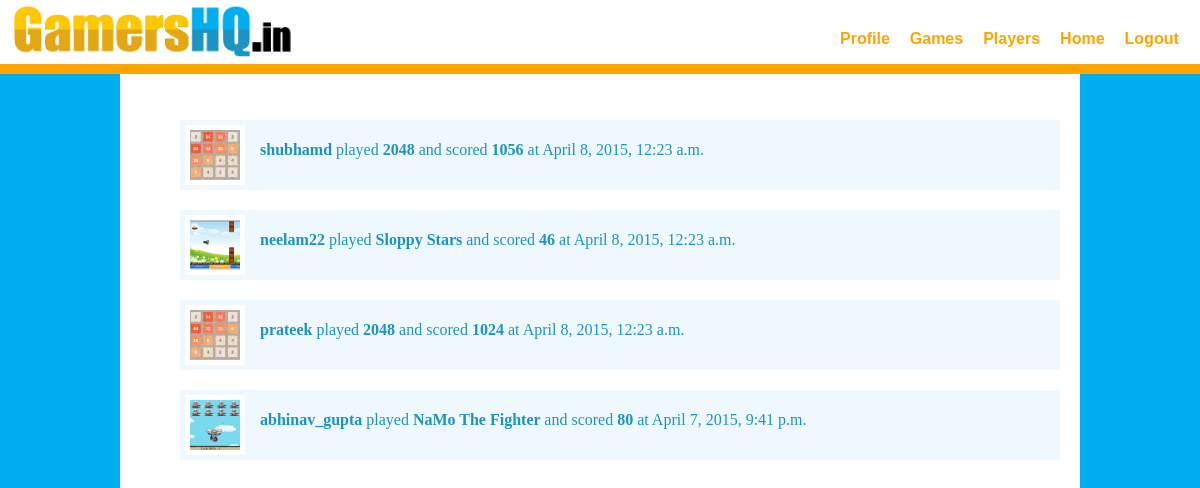
The app's page /feed/, older data.
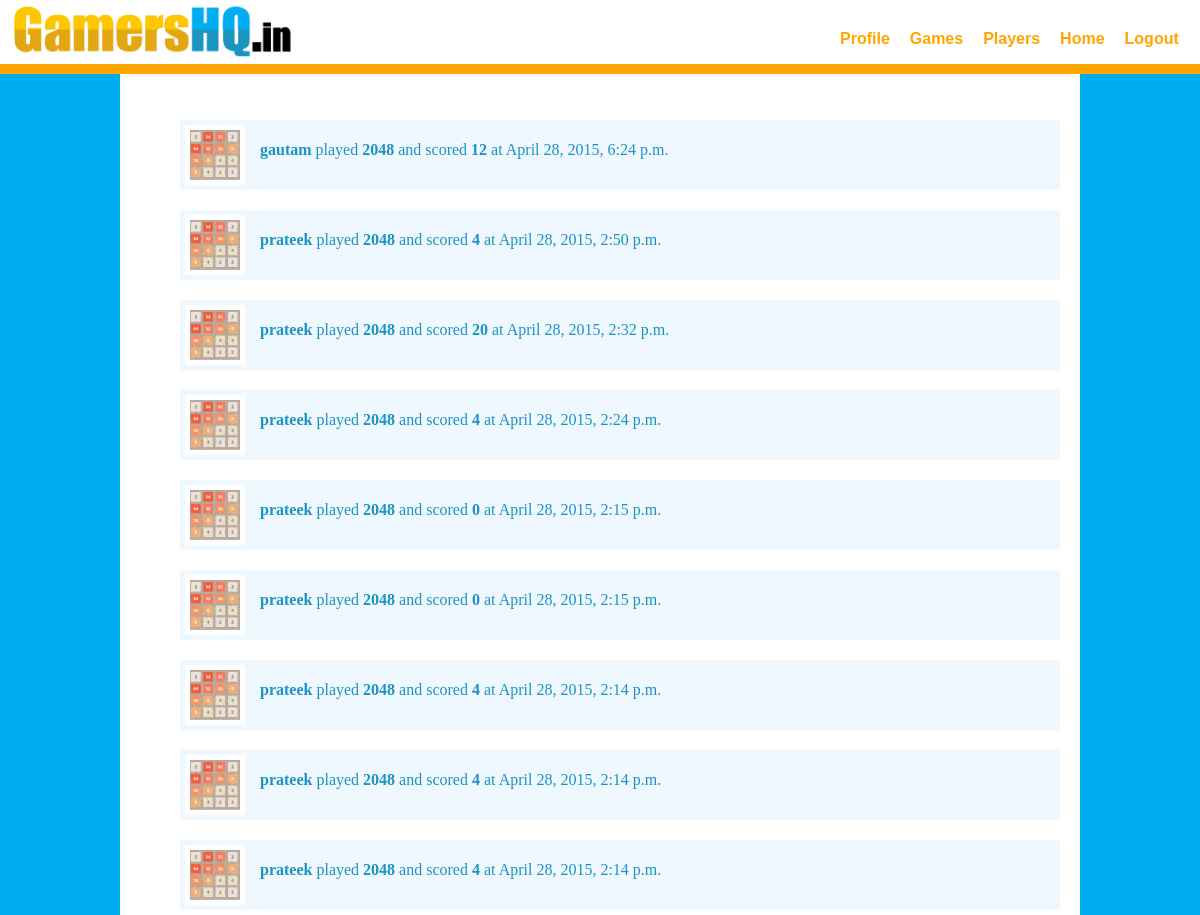
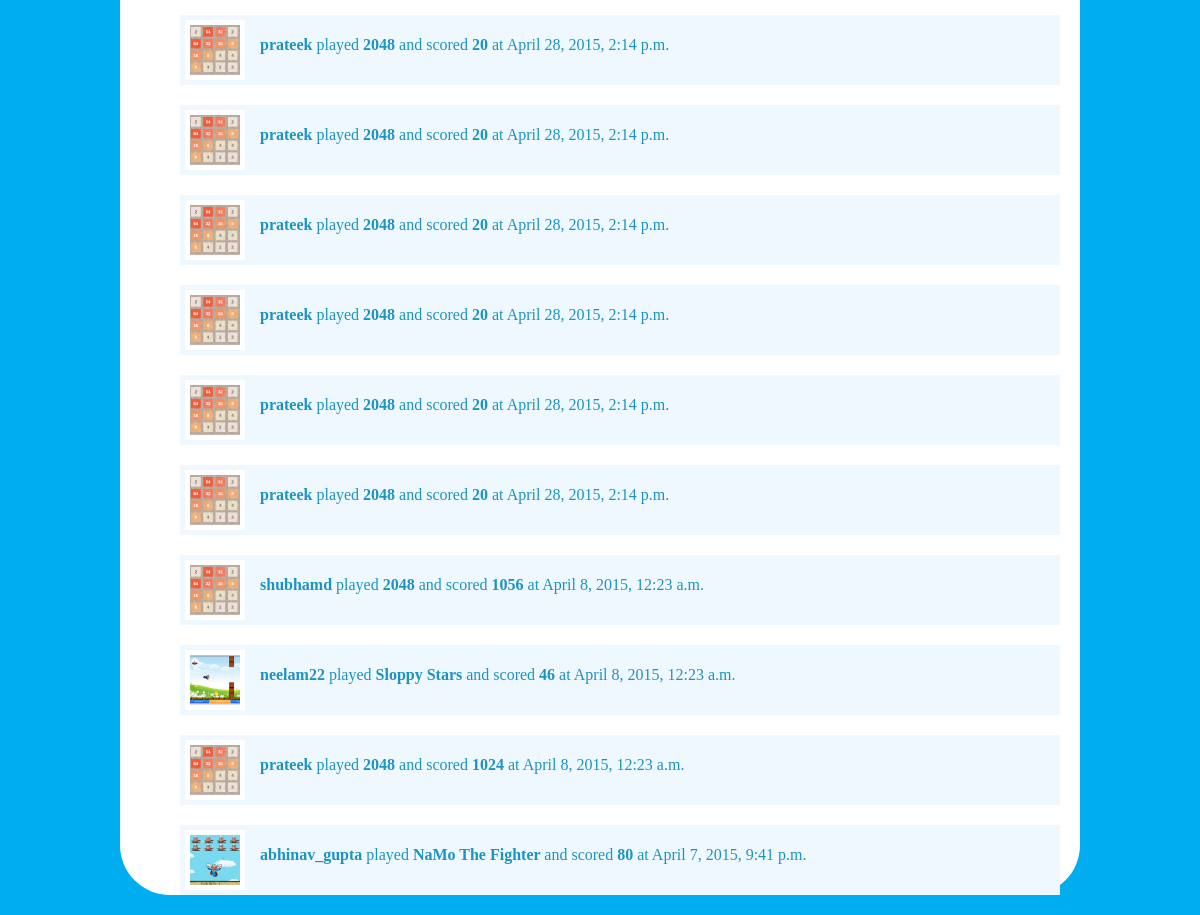
The same page, newer data (2 pictures, top to bottom).
### games/models.py (models this page shows, shortened)
class GameSubmission(models.Model):
	game = models.ForeignKey(GameDetail)
	user = models.ForeignKey(User)
	timestamp = models.DateTimeField(auto_now_add = True)
	score = models.IntegerField(default=0)

class GameDetail(models.Model):
	game_name = models.CharField(max_length=128,blank=False)
	game_image = models.ImageField(upload_to="games_image/",blank=True)
	game_slug_field = models.CharField(max_length=128)
	game_highscore =models.IntegerField(default=0)
	game_highscorer = models.ForeignKey(User)

### home/views.py (the view)
# urls.py: url(r'^feed/',news_feed,name="news_feed_view"),
def news_feed(request):
	recent_feed = GameSubmission.objects.all().order_by('-timestamp')
	context_dict = { 'feed':recent_feed }
	return render(request,"home/feed.html",context_dict)

### templates/home/feed.html (shortened to what this page needs)
<!DOCTYPE html>
{% load staticfiles %}
<html>
<head>
	<link rel="stylesheet" href="{% static "css/nav.css" %}">
	<link rel="stylesheet" href="{% static "css/feed.css" %}">
</head>
</body>
<nav class="flex_container">
		<img src="{% static "images/logo.jpg" %}"/>
		<ul class="flex_container">
			<li><a href ="/users" a>Profile</a></li>
			<li><a href ="/games" a>Games</a></li>
			<li><a href ="/users/all">Players</a></li>
			<li><a href="/feed" a>Home</a></li>
			<li><a href="/logout">Logout</a></li>
		</ul>
</nav>
<div id="empty_div">
</div>
<div>
	<ul id="feed_ul">
		{% for x in feed %}
		<li class="flex_container">
			<img src = "{{x.game.game_image.url}}" width="50px" height="50px" />
			<p>
			<strong> {{x.user.username}} </strong> played <strong> {{x.game.game_name}} </strong> and scored <strong> {{x.score}} </strong>
			at {{x.timestamp}}
			</p>
		</li>
		{% endfor %}
	</ul>
</div>
</body>
</html>

### static/css/nav.css (style rules this page uses)
html { background-color: #00ADEF; padding: 0px; min-height: 900px; }
nav ul { list-style: none; color:blue; margin-left: 40%; margin-top: 30px; }
nav ul li { list-style: none; margin-left: 20px; }
nav a { text-decoration: none; color:orange; font-style: bold; font-family: sans-serif; font-weight: bold; }
nav { background-color: white; border-bottom: 10px solid orange; position:fixed; width: 100%; margin-left: -10%; margin-top: 0%; }
nav img { width:25%; height: 25%; }
.flex_container { display: flex; direction: row; }
#empty_div { height: 100px; }

### static/css/feed.css (style rules this page uses)
#feed_ul li { background-color: aliceblue; padding:5px; margin:20px; color:rgb(27, 148, 194); }
#feed_ul li img { border: 5px solid white; margin-right: 15px; }

Row changes from the older to the newer data that the page shows:
added GameSubmission: game.game_image (picture), user.username "gautam", game.game_name "2048", score "12", timestamp "April 28, 2015, 6:24 p.m."
added GameSubmission: game.game_image (picture), user.username "prateek", game.game_name "2048", score "4", timestamp "April 28, 2015, 2:50 p.m."
added GameSubmission: game.game_image (picture), user.username "prateek", game.game_name "2048", score "20", timestamp "April 28, 2015, 2:32 p.m."
added GameSubmission: game.game_image (picture), user.username "prateek", game.game_name "2048", score "4", timestamp "April 28, 2015, 2:24 p.m."
added GameSubmission: game.game_image (picture), user.username "prateek", game.game_name "2048", score "0", timestamp "April 28, 2015, 2:15 p.m."
added GameSubmission: game.game_image (picture), user.username "prateek", game.game_name "2048", score "0", timestamp "April 28, 2015, 2:15 p.m."
added GameSubmission: game.game_image (picture), user.username "prateek", game.game_name "2048", score "4", timestamp "April 28, 2015, 2:14 p.m."
added GameSubmission: game.game_image (picture), user.username "prateek", game.game_name "2048", score "4", timestamp "April 28, 2015, 2:14 p.m."
added GameSubmission: game.game_image (picture), user.username "prateek", game.game_name "2048", score "4", timestamp "April 28, 2015, 2:14 p.m."
added GameSubmission: game.game_image (picture), user.username "prateek", game.game_name "2048", score "20", timestamp "April 28, 2015, 2:14 p.m."
added GameSubmission: game.game_image (picture), user.username "prateek", game.game_name "2048", score "20", timestamp "April 28, 2015, 2:14 p.m."
added GameSubmission: game.game_image (picture), user.username "prateek", game.game_name "2048", score "20", timestamp "April 28, 2015, 2:14 p.m."
added GameSubmission: game.game_image (picture), user.username "prateek", game.game_name "2048", score "20", timestamp "April 28, 2015, 2:14 p.m."
added GameSubmission: game.game_image (picture), user.username "prateek", game.game_name "2048", score "20", timestamp "April 28, 2015, 2:14 p.m."
added GameSubmission: game.game_image (picture), user.username "prateek", game.game_name "2048", score "20", timestamp "April 28, 2015, 2:14 p.m."
